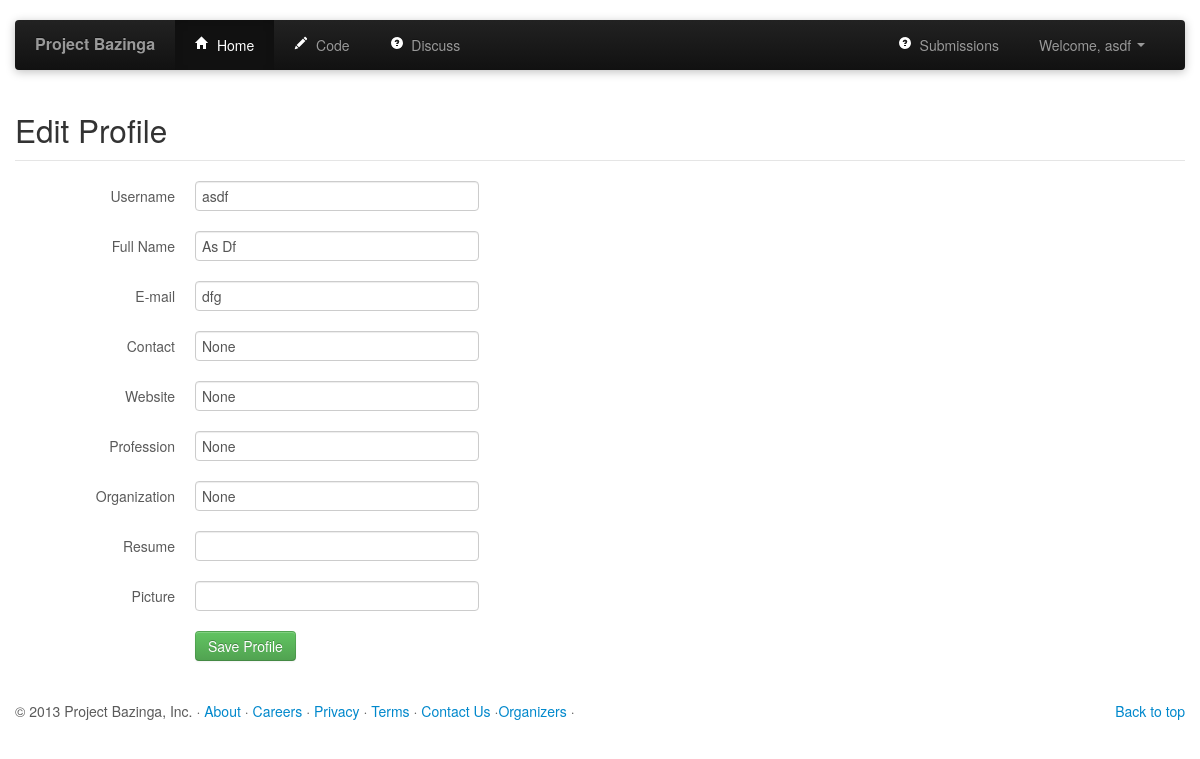
/profile/edit (signed in), run on the app's committed database.
### tables this page shows
CREATE TABLE "users" (
    "user_id" INTEGER PRIMARY KEY NOT NULL,
    "username" TEXT UNIQUE NOT NULL,
    "password" TEXT NOT NULL,
    "email" TEXT NOT NULL,
    "name" TEXT NOT NULL,
    "contact" TEXT,
    "profession" TEXT,
    "organization" TEXT,
    "website" TEXT
);

### profile_views.py (the view)
@profile_views.route('/profile/edit')		#To edit user profile
def profile_edit():
    db = get_db()
    cur = db.execute('select * from users where user_id=?',[session['userId']])
    user = cur.fetchone()
    return render_template('profile_edit.html', user=user)

### profile_views.py (called while the page is built)
def get_db():
    top = _app_ctx_stack.top
    if not hasattr(top, 'sqlite_db'):
        sqlite_db = sqlite3.connect('database.db')
        sqlite_db.row_factory = sqlite3.Row
        top.sqlite_db = sqlite_db
    return top.sqlite_db

### templates/profile_edit.html (shortened to what this page needs)
{% extends "header.html" %}
{% block body %}
<div class="container marketing">
  <form class="form-horizontal" action="{{ url_for('.editing') }}" method="POST">
    <fieldset>
      <div id="legend">
        <legend class=""><h2>Edit Profile</h2></legend>
      </div>
      <div class="control-group">
        <label class="control-label"  for="username">Username</label>
        <div class="controls">
          <input type="text" id="username" name="username"  value="{{ user.username }}" class="input-xlarge">
        </div>
      </div>
      <div class="control-group">
        <label class="control-label"  for="name">Full Name</label>
        <div class="controls">
          <input type="text" id="name" name="name"  value="{{ user.name }}" class="input-xlarge">
        </div>
      </div>
      <div class="control-group">
        <label class="control-label" for="email">E-mail</label>
        <div class="controls">
          <input type="text" id="email" name="email"  value="{{ user.email }}" class="input-xlarge">
        </div>
      </div>
      <div class="control-group">
        <label class="control-label" for="contact">Contact</label>
        <div class="controls">
          <input type="text" id="contact" name="contact"  value="{{ user.contact }}" class="input-xlarge">
        </div>
      </div>
      <div class="control-group">
        <label class="control-label" for="website">Website</label>
        <div class="controls">
          <input type="text" id="webiste" name="website"  value="{{ user.website }}" class="input-xlarge">
        </div>
      </div>
      <div class="control-group">
        <label class="control-label" for="website">Profession</label>
        <div class="controls">
          <input type="text" id="profession" name="profession"  value="{{ user.profession }}" class="input-xlarge">
        </div>
      </div>
      <div class="control-group">
        <label class="control-label" for="organization">Organization</label>
        <div class="controls">
          <input type="text" id="organization" name="organization"  value="{{ user.organization }}" class="input-xlarge">
        </div>
      </div>
      <div class="control-group">
        <label class="control-label" for="resume">Resume</label>
        <div class="controls">
          <input type="text" id="resume" name="resume"  value="{{ user.resume}}" class="input-xlarge">
        </div>
      </div>
      <div class="control-group">
        <label class="control-label" for="picture">Picture</label>
        <div class="controls">
          <input type="text" id="picture" name="picture"  value="{{ user.picture}}" class="input-xlarge">
        </div>
      </div>
      <div class="control-group">
        <div class="controls">
          <button class="btn btn-success">Save Profile</button>
        </div>
      </div>
    </fieldset>
  </form>
<div>
{% endblock %}

### static/css/style.css (style rules this page uses)
body { padding-bottom: 40px; color: #5a5a5a; }
.marketing h2 { font-weight: normal; }

### data on the page
users: username "asdf", name "As Df", email "dfg"

### other printed values
{{ session.username }} "asdf"
